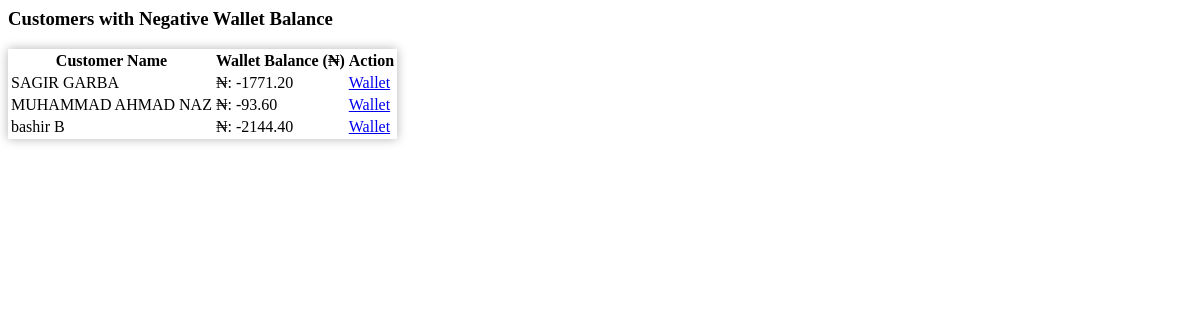
Screenshot of /customers_on_negative/ (signed in) with the database file from the repository.
### app/models.py (models this page shows, shortened)
class Customer(models.Model):
    user = models.OneToOneField(User, on_delete=models.CASCADE, null=True, blank=True)
    name = models.CharField(max_length=100)
    phone = models.CharField(max_length=15)
    address = models.TextField()

class Wallet(models.Model):
    customer = models.OneToOneField(Customer, on_delete=models.CASCADE, related_name='wallet')
    balance = models.DecimalField(max_digits=10, decimal_places=2, default=0.00)

### app/views.py (the view)
# urls.py: path('customers_on_negative/', views.customers_on_negative, name='customers_on_negative'),
@login_required
def customers_on_negative(request):
    customers_on_negative = Customer.objects.filter(wallet__balance__lt=0)
    return render(request, 'partials/customers_on_negative.html', {'customers': customers_on_negative})

### app/templates/partials/customers_on_negative.html (shortened to what this page needs)
{% block content %}
<div class="col-md-8 offset-md-2 mt-5">
    <h3>Customers with Negative Wallet Balance</h3>
    <table class="table table-hover mt-3" style="box-shadow: 0 0 10px rgba(0, 0, 0, 0.3);">
        <thead class="table-primary">
            <tr>
                <th>Customer Name</th>
                <th>Wallet Balance (₦)</th>
                <th>Action</th>
            </tr>
        </thead>
        <tbody>
            {% for customer in customers %}
            <tr>
                <td>{{ customer.name }}</td>
                <td class="text-danger">₦: {{ customer.wallet.balance }}</td>
                <td>
                    <a href="{% url 'wallet_details' customer.id %}" hx-get="{% url 'wallet_details' customer.id %}"
                        hx-target="#wallet-info" hx-trigger="click" class="btn btn-success btn-sm">Wallet</a>
                </td>
            </tr>
            {% empty %}
            <tr>
                <td colspan="3" class="text-center">No customers with negative wallet balance.</td>
            </tr>
            {% endfor %}
        </tbody>
    </table>
</div>
{% endblock %}

### rows the page displays
Customer: name "SAGIR GARBA", wallet.balance "-1771.20"
Customer: name "MUHAMMAD AHMAD NAZ", wallet.balance "-93.60"
Customer: name "bashir B", wallet.balance "-2144.40"
